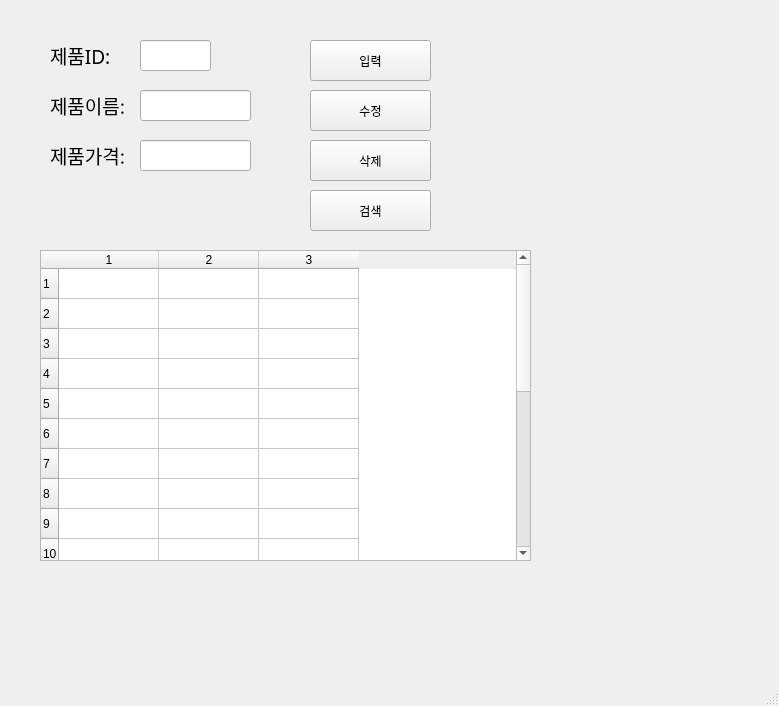
<?xml version="1.0" encoding="UTF-8"?>
<ui version="4.0">
 <class>MainWindow</class>
 <widget class="QMainWindow" name="MainWindow">
  <property name="geometry">
   <rect>
    <x>0</x>
    <y>0</y>
    <width>779</width>
    <height>706</height>
   </rect>
  </property>
  <property name="windowTitle">
   <string>MainWindow</string>
  </property>
  <widget class="QWidget" name="centralwidget">
   <widget class="QLabel" name="label">
    <property name="geometry">
     <rect>
      <x>50</x>
      <y>40</y>
      <width>81</width>
      <height>31</height>
     </rect>
    </property>
    <property name="font">
     <font>
      <family>맑은 고딕</family>
      <pointsize>14</pointsize>
     </font>
    </property>
    <property name="text">
     <string>제품ID:</string>
    </property>
   </widget>
   <widget class="QLabel" name="label_2">
    <property name="geometry">
     <rect>
      <x>50</x>
      <y>90</y>
      <width>81</width>
      <height>31</height>
     </rect>
    </property>
    <property name="font">
     <font>
      <family>맑은 고딕</family>
      <pointsize>14</pointsize>
     </font>
    </property>
    <property name="text">
     <string>제품이름:</string>
    </property>
   </widget>
   <widget class="QLabel" name="label_3">
    <property name="geometry">
     <rect>
      <x>50</x>
      <y>140</y>
      <width>81</width>
      <height>31</height>
     </rect>
    </property>
    <property name="font">
     <font>
      <family>맑은 고딕</family>
      <pointsize>14</pointsize>
     </font>
    </property>
    <property name="text">
     <string>제품가격:</string>
    </property>
   </widget>
   <widget class="QLineEdit" name="prodID">
    <property name="geometry">
     <rect>
      <x>140</x>
      <y>40</y>
      <width>71</width>
      <height>31</height>
     </rect>
    </property>
   </widget>
   <widget class="QLineEdit" name="prodName">
    <property name="geometry">
     <rect>
      <x>140</x>
      <y>90</y>
      <width>111</width>
      <height>31</height>
     </rect>
    </property>
   </widget>
   <widget class="QLineEdit" name="prodPrice">
    <property name="geometry">
     <rect>
      <x>140</x>
      <y>140</y>
      <width>111</width>
      <height>31</height>
     </rect>
    </property>
   </widget>
   <widget class="QPushButton" name="pushButton">
    <property name="geometry">
     <rect>
      <x>310</x>
      <y>40</y>
      <width>121</width>
      <height>41</height>
     </rect>
    </property>
    <property name="text">
     <string>입력</string>
    </property>
   </widget>
   <widget class="QPushButton" name="pushButton_2">
    <property name="geometry">
     <rect>
      <x>310</x>
      <y>90</y>
      <width>121</width>
      <height>41</height>
     </rect>
    </property>
    <property name="text">
     <string>수정</string>
    </property>
   </widget>
   <widget class="QPushButton" name="pushButton_3">
    <property name="geometry">
     <rect>
      <x>310</x>
      <y>140</y>
      <width>121</width>
      <height>41</height>
     </rect>
    </property>
    <property name="text">
     <string>삭제</string>
    </property>
   </widget>
   <widget class="QPushButton" name="pushButton_4">
    <property name="geometry">
     <rect>
      <x>310</x>
      <y>190</y>
      <width>121</width>
      <height>41</height>
     </rect>
    </property>
    <property name="text">
     <string>검색</string>
    </property>
   </widget>
   <widget class="QTableWidget" name="tableWidget">
    <property name="geometry">
     <rect>
      <x>40</x>
      <y>250</y>
      <width>491</width>
      <height>311</height>
     </rect>
    </property>
    <property name="rowCount">
     <number>20</number>
    </property>
    <property name="columnCount">
     <number>3</number>
    </property>
    <row/>
    <row/>
    <row/>
    <row/>
    <row/>
    <row/>
    <row/>
    <row/>
    <row/>
    <row/>
    <row/>
    <row/>
    <row/>
    <row/>
    <row/>
    <row/>
    <row/>
    <row/>
    <row/>
    <row/>
    <column/>
    <column/>
    <column/>
   </widget>
  </widget>
  <widget class="QMenuBar" name="menubar">
   <property name="geometry">
    <rect>
     <x>0</x>
     <y>0</y>
     <width>779</width>
     <height>21</height>
    </rect>
   </property>
  </widget>
  <widget class="QStatusBar" name="statusbar"/>
 </widget>
 <resources/>
 <connections>
  <connection>
   <sender>pushButton</sender>
   <signal>clicked()</signal>
   <receiver>MainWindow</receiver>
   <slot>addProduct()</slot>
   <hints>
    <hint type="sourcelabel">
     <x>394</x>
     <y>72</y>
    </hint>
    <hint type="destinationlabel">
     <x>470</x>
     <y>95</y>
    </hint>
   </hints>
  </connection>
  <connection>
   <sender>pushButton_2</sender>
   <signal>clicked()</signal>
   <receiver>MainWindow</receiver>
   <slot>updateProduct()</slot>
   <hints>
    <hint type="sourcelabel">
     <x>418</x>
     <y>129</y>
    </hint>
    <hint type="destinationlabel">
     <x>470</x>
     <y>136</y>
    </hint>
   </hints>
  </connection>
  <connection>
   <sender>pushButton_3</sender>
   <signal>clicked()</signal>
   <receiver>MainWindow</receiver>
   <slot>removeProduct()</slot>
   <hints>
    <hint type="sourcelabel">
     <x>409</x>
     <y>175</y>
    </hint>
    <hint type="destinationlabel">
     <x>469</x>
     <y>183</y>
    </hint>
   </hints>
  </connection>
  <connection>
   <sender>pushButton_4</sender>
   <signal>clicked()</signal>
   <receiver>MainWindow</receiver>
   <slot>getProduct()</slot>
   <hints>
    <hint type="sourcelabel">
     <x>406</x>
     <y>219</y>
    </hint>
    <hint type="destinationlabel">
     <x>471</x>
     <y>229</y>
    </hint>
   </hints>
  </connection>
 </connections>
 <slots>
  <slot>addProduct()</slot>
  <slot>updateProduct()</slot>
  <slot>removeProduct()</slot>
  <slot>getProduct()</slot>
 </slots>
</ui>
